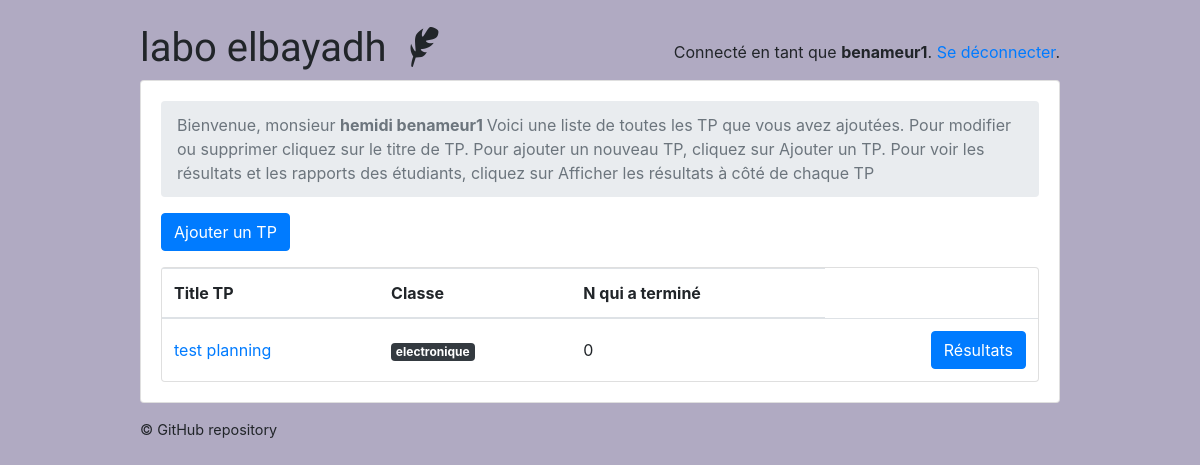
Page /teachers/ (signed in) on the earlier database version.
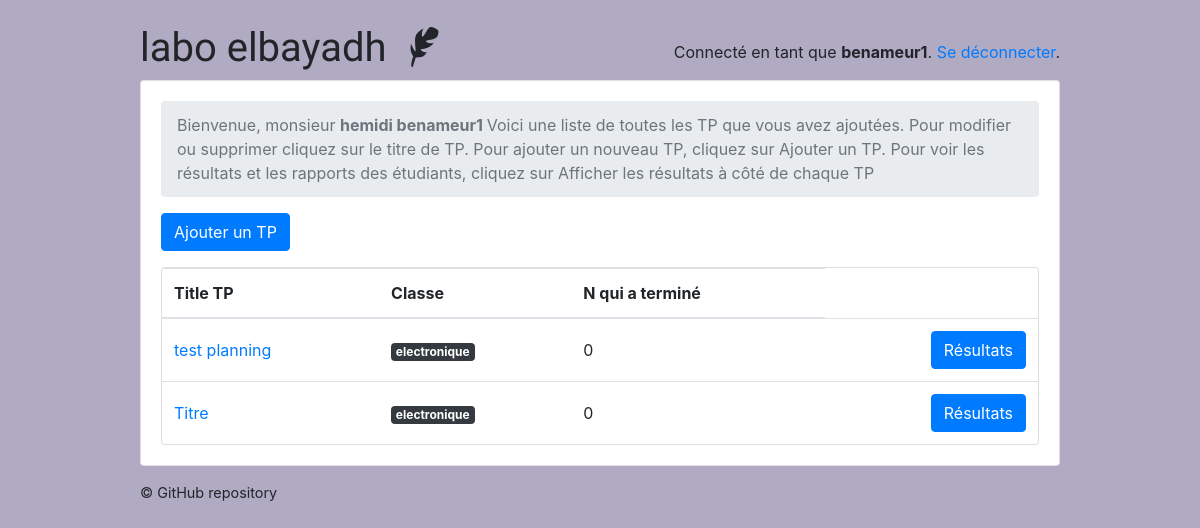
Same page on the later database version.
### classroom/models.py (models this page shows, shortened)
class Quiz(models.Model):
    owner = models.ForeignKey(User, on_delete=models.CASCADE, related_name='quizzes')
    name = models.CharField(max_length=255 , default='Titre' , verbose_name= 'Titre TP',)
    subject = models.ForeignKey(Subject, on_delete=models.CASCADE, related_name='quizzes', verbose_name= 'les filières',)
    type_tp_posible = (
        ('redressement et filtrage ', 'redressement et filtrage '),
        ('filtrage RC', 'filtrage RC'),
    )
    type_tp = models.CharField(max_length=500 ,choices=type_tp_posible , verbose_name= 'Type de circuit électrique')
    description = models.TextField( max_length=500 , verbose_name= 'Description de TP ')
    module = models.CharField(max_length=255, default='Matière' , verbose_name= 'Matière' )
    Temps_TP = models.IntegerField(default=5 , verbose_name= 'Temps de TP min')

class Subject(models.Model):
    name = models.CharField(max_length=30)
    color = models.CharField(max_length=7, default='#007bff')
    def get_html_badge(self):
        name = escape(self.name)
        color = escape(self.color)
        html = '<span class="badge badge-primary" style="background-color: %s">%s</span>' % (color, name)
        return mark_safe(html)

### classroom/views/teachers.py (the view)
# urls.py: path('', students.QuizListView.as_view(), name='quiz_list'),
@method_decorator([login_required, teacher_required], name='dispatch')
class QuizListView(ListView):
    model = Quiz
    ordering = ('name', )
    context_object_name = 'quizzes'
    template_name = 'classroom/teachers/quiz_change_list.html'
    def get_queryset(self):
        queryset = self.request.user.quizzes \
            .select_related('subject') \
            .annotate(questions_count=Count('questions', distinct=True)) \
            .annotate(taken_count=Count('taken_quizzes', distinct=True))
        return queryset

### classroom/templates/classroom/teachers/quiz_change_list.html
{% extends 'base.html' %}
{% block content %}
  <nav aria-label="breadcrumb">
    <ol class="breadcrumb">
      <li class="breadcrumb-item active" aria-current="page">Bienvenue, monsieur <strong> {{user.first_name  }} {{user.last_name}} </strong> Voici une liste de toutes les TP que vous avez ajoutées. Pour modifier ou supprimer cliquez sur le titre de TP. Pour ajouter un nouveau TP, cliquez sur Ajouter un TP.
 Pour voir les résultats et les rapports des étudiants, cliquez sur Afficher les résultats à côté de chaque TP</li>
    </ol>
  </nav>
  <a href="{% url 'teachers:quiz_add' %}" class="btn btn-primary mb-3" role="button">Ajouter un TP</a>
  <div class="card">
    <table class="table mb-0">
      <thead>
        <tr>
          <th>Title TP</th>
          <th>Classe</th>
          <th>N qui a terminé </th>
        </tr>
      </thead>
      <tbody>
        {% for quiz in quizzes %}
          <tr>
            <td class="align-middle"><a href="{% url 'teachers:quiz_change' quiz.pk %}">{{ quiz.name }}</a></td>
            <td class="align-middle">{{ quiz.subject.get_html_badge }}</td>
            <td class="align-middle">{{ quiz.taken_count }}</td>
            <td class="text-right">
              <a href="{% url 'teachers:quiz_results' quiz.pk %}" class="btn btn-primary">Résultats</a>
            </td>
          </tr>
        {% empty %}
          <tr>
            <td class="bg-light text-center font-italic" colspan="5">You haven't created any quiz yet.</td>
          </tr>
        {% endfor %}
      </tbody>
    </table>
  </div>
{% endblock %}

Differences in the rows shown:
added Quiz: name "Titre", subject.get_html_badge "electronique", taken_count "0"
